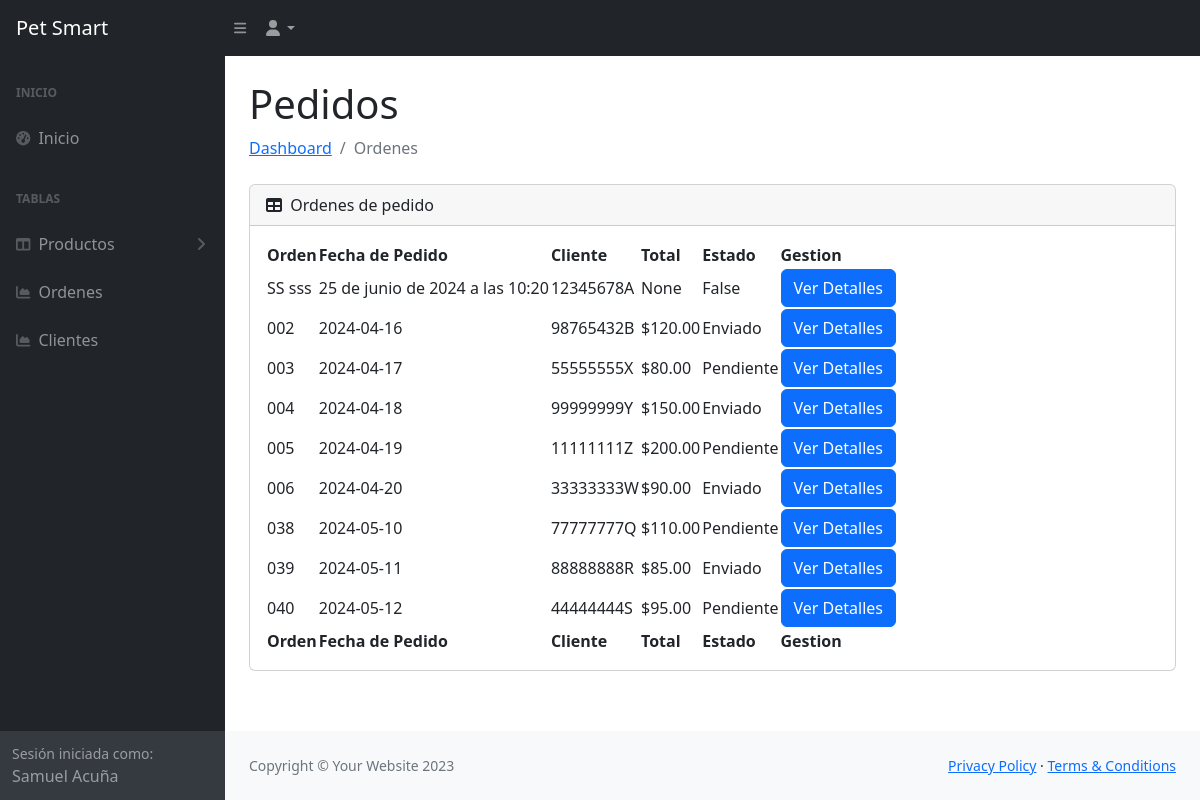
/dash/tabla_ordenes/, run on an earlier commit of the app's database.
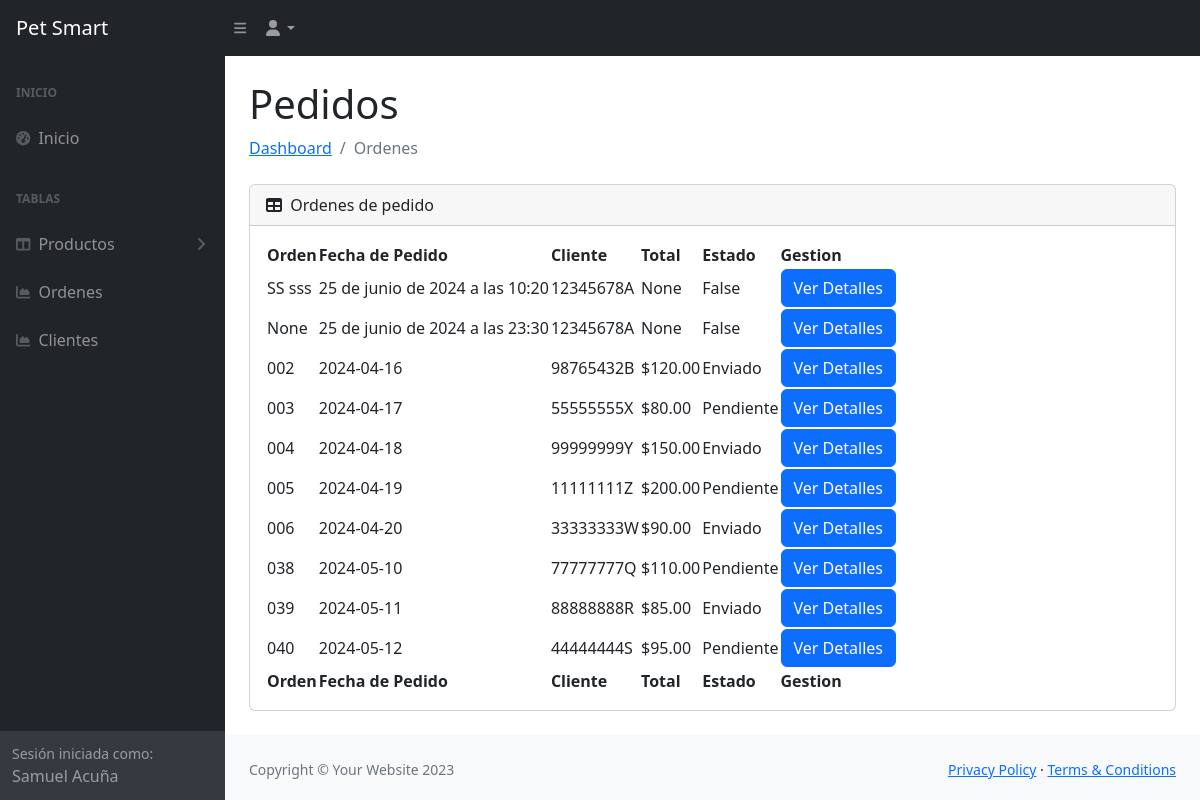
And on a later commit of the database.
### app/models.py (models this page shows, shortened)
class Orden(models.Model):
    cliente = models.ForeignKey(Cliente, on_delete=models.SET_NULL, null=True, blank=True)
    fecha_creacion = models.DateTimeField(auto_now_add=True)
    completada = models.BooleanField(default=False)
    direccion_envio = models.ForeignKey(Direccion, on_delete=models.SET_NULL, null=True, blank=True)
    total = models.DecimalField(max_digits=10, decimal_places=2, blank=True, null=True)

class Cliente(models.Model):
    user = models.OneToOneField(User, on_delete=models.CASCADE)
    nombre = models.CharField(max_length=255)
    apellidos = models.CharField(max_length=255)
    telefono = models.CharField(max_length=20, blank=True, null=True)
    def __str__(self):
        return f"{self.nombre} {self.apellidos}"

### app/views.py (the view)
# urls.py: path('dash/tabla_ordenes/', tabla_ordenes, name='tabla_ordenes'),
def tabla_ordenes(request):
    ordenes=Orden.objects.all()
    datos={
        "ordenes":ordenes
    }
    return render(request, 'dash/tabla_ordenes.html',datos)

### app/templates/dash/tabla_ordenes.html (shortened to what the changed rows need)
{% extends "dash/base.html" %} {% load static %} {% block contents %}
<main>
  <div class="container-fluid px-4">
    <h1 class="mt-4">Pedidos</h1>
    <div class="card mb-4">
      <div class="card-body">
        <table id="datatablesSimple">
          <thead>
            <tr>
              <th>Orden</th>
              <th>Fecha de Pedido</th>
              <th>Cliente</th>
              <th>Total</th>
              <th>Estado</th>
              <th>Gestion</th>
            </tr>
          </thead>
          <tfoot>
            <tr>
              <th>Orden</th>
              <th>Fecha de Pedido</th>
              <th>Cliente</th>
              <th>Total</th>
              <th>Estado</th>
              <th>Gestion</th>
            </tr>
          </tfoot>
          <tbody>
            {% for o in ordenes%}
            <tr>
                <td>{{o.cliente}}</td>
                <td>{{o.fecha_creacion}}</td>
                <td>12345678A</td>
                <td>{{o.total}}</td>
                <td>{{o.completada}}</td>
                <td>
                  <button
                    type="button"
                    class="btn btn-primary"
                    onclick="mostrarDetalles('001')"
                  >
                    Ver Detalles
                  </button>
                </td>
              </tr>
            {% endfor %}
          </tbody>
        </table>
      </div>
    </div>
  </div>
</main>
{% endblock contents %}

What changed in the data, as far as the page shows it:
added Orden: cliente "None", fecha_creacion "25 de junio de 2024 a las 23:30", total "None", completada "False"
